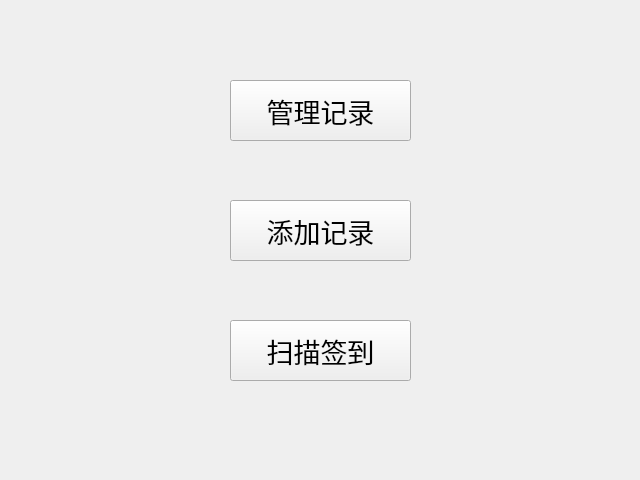
<?xml version="1.0" encoding="UTF-8"?>
<ui version="4.0">
 <class>Menu</class>
 <widget class="QWidget" name="Menu">
  <property name="geometry">
   <rect>
    <x>0</x>
    <y>0</y>
    <width>640</width>
    <height>480</height>
   </rect>
  </property>
  <property name="windowTitle">
   <string>Form</string>
  </property>
  <widget class="QPushButton" name="pushButton">
   <property name="geometry">
    <rect>
     <x>230</x>
     <y>80</y>
     <width>181</width>
     <height>61</height>
    </rect>
   </property>
   <property name="font">
    <font>
     <pointsize>20</pointsize>
    </font>
   </property>
   <property name="text">
    <string>管理记录</string>
   </property>
  </widget>
  <widget class="QPushButton" name="pushButton_2">
   <property name="geometry">
    <rect>
     <x>230</x>
     <y>200</y>
     <width>181</width>
     <height>61</height>
    </rect>
   </property>
   <property name="font">
    <font>
     <pointsize>20</pointsize>
    </font>
   </property>
   <property name="text">
    <string>添加记录</string>
   </property>
  </widget>
  <widget class="QPushButton" name="pushButton_3">
   <property name="geometry">
    <rect>
     <x>230</x>
     <y>320</y>
     <width>181</width>
     <height>61</height>
    </rect>
   </property>
   <property name="font">
    <font>
     <pointsize>20</pointsize>
    </font>
   </property>
   <property name="text">
    <string>扫描签到</string>
   </property>
  </widget>
 </widget>
 <resources/>
 <connections/>
</ui>
